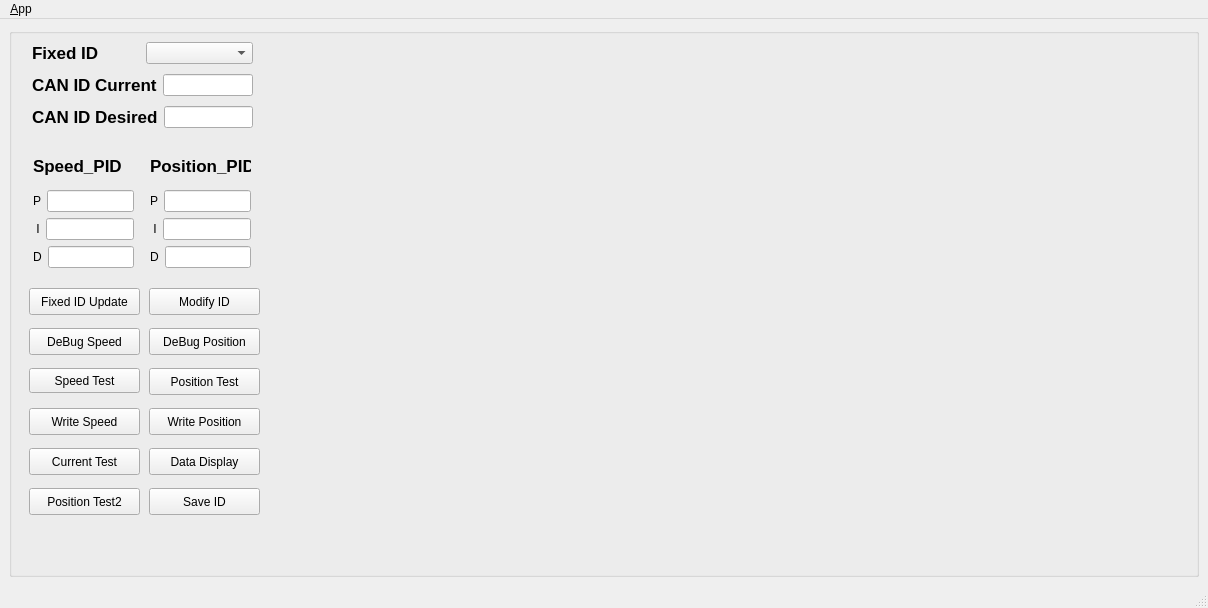
<?xml version="1.0" encoding="UTF-8"?>
<ui version="4.0">
 <class>MainWindowDesign</class>
 <widget class="QMainWindow" name="MainWindowDesign">
  <property name="geometry">
   <rect>
    <x>0</x>
    <y>0</y>
    <width>1208</width>
    <height>608</height>
   </rect>
  </property>
  <property name="windowTitle">
   <string>QRosApp</string>
  </property>
  <property name="windowIcon">
   <iconset resource="../resources/images.qrc">
    <normaloff>:/images/icon.png</normaloff>:/images/icon.png</iconset>
  </property>
  <property name="locale">
   <locale language="English" country="Australia"/>
  </property>
  <widget class="QWidget" name="centralwidget">
   <layout class="QHBoxLayout">
    <item>
     <widget class="QGroupBox" name="groupBox_2">
      <property name="title">
       <string/>
      </property>
      <widget class="QWidget" name="layoutWidget">
       <property name="geometry">
        <rect>
         <x>24</x>
         <y>119</y>
         <width>101</width>
         <height>121</height>
        </rect>
       </property>
       <layout class="QVBoxLayout" name="verticalLayout_2">
        <item>
         <widget class="QLabel" name="label_7">
          <property name="font">
           <font>
            <pointsize>13</pointsize>
            <weight>75</weight>
            <bold>true</bold>
           </font>
          </property>
          <property name="text">
           <string>Speed_PID</string>
          </property>
         </widget>
        </item>
        <item>
         <layout class="QHBoxLayout" name="horizontalLayout_4">
          <item>
           <widget class="QLabel" name="label_9">
            <property name="text">
             <string>P</string>
            </property>
           </widget>
          </item>
          <item>
           <widget class="QLineEdit" name="speed_p"/>
          </item>
         </layout>
        </item>
        <item>
         <layout class="QHBoxLayout" name="horizontalLayout_7">
          <item>
           <widget class="QLabel" name="label_12">
            <property name="text">
             <string> I</string>
            </property>
           </widget>
          </item>
          <item>
           <widget class="QLineEdit" name="speed_i"/>
          </item>
         </layout>
        </item>
        <item>
         <layout class="QHBoxLayout" name="horizontalLayout_8">
          <item>
           <widget class="QLabel" name="label_13">
            <property name="text">
             <string>D</string>
            </property>
           </widget>
          </item>
          <item>
           <widget class="QLineEdit" name="speed_d"/>
          </item>
         </layout>
        </item>
       </layout>
      </widget>
      <widget class="QWidget" name="layoutWidget">
       <property name="geometry">
        <rect>
         <x>141</x>
         <y>119</y>
         <width>101</width>
         <height>121</height>
        </rect>
       </property>
       <layout class="QVBoxLayout" name="verticalLayout_4">
        <item>
         <widget class="QLabel" name="label_8">
          <property name="font">
           <font>
            <pointsize>13</pointsize>
            <weight>75</weight>
            <bold>true</bold>
           </font>
          </property>
          <property name="text">
           <string>Position_PID</string>
          </property>
         </widget>
        </item>
        <item>
         <layout class="QHBoxLayout" name="horizontalLayout_9">
          <item>
           <widget class="QLabel" name="label_14">
            <property name="text">
             <string>P</string>
            </property>
           </widget>
          </item>
          <item>
           <widget class="QLineEdit" name="position_p"/>
          </item>
         </layout>
        </item>
        <item>
         <layout class="QHBoxLayout" name="horizontalLayout_10">
          <item>
           <widget class="QLabel" name="label_15">
            <property name="text">
             <string> I</string>
            </property>
           </widget>
          </item>
          <item>
           <widget class="QLineEdit" name="position_i"/>
          </item>
         </layout>
        </item>
        <item>
         <layout class="QHBoxLayout" name="horizontalLayout_11">
          <item>
           <widget class="QLabel" name="label_16">
            <property name="text">
             <string>D</string>
            </property>
           </widget>
          </item>
          <item>
           <widget class="QLineEdit" name="position_d"/>
          </item>
         </layout>
        </item>
       </layout>
      </widget>
      <widget class="QWidget" name="layoutWidget">
       <property name="geometry">
        <rect>
         <x>23</x>
         <y>10</y>
         <width>221</width>
         <height>96</height>
        </rect>
       </property>
       <layout class="QVBoxLayout" name="verticalLayout_5">
        <item>
         <layout class="QHBoxLayout" name="horizontalLayout">
          <item>
           <widget class="QLabel" name="label_17">
            <property name="font">
             <font>
              <pointsize>13</pointsize>
              <weight>75</weight>
              <bold>true</bold>
             </font>
            </property>
            <property name="text">
             <string>Fixed ID</string>
            </property>
           </widget>
          </item>
          <item>
           <widget class="QComboBox" name="fixed_id"/>
          </item>
         </layout>
        </item>
        <item>
         <layout class="QHBoxLayout" name="horizontalLayout_2">
          <item>
           <widget class="QLabel" name="label_5">
            <property name="font">
             <font>
              <pointsize>13</pointsize>
              <weight>75</weight>
              <bold>true</bold>
             </font>
            </property>
            <property name="text">
             <string>CAN ID Current</string>
            </property>
           </widget>
          </item>
          <item>
           <widget class="QLineEdit" name="can_id_current">
            <property name="readOnly">
             <bool>true</bool>
            </property>
           </widget>
          </item>
         </layout>
        </item>
        <item>
         <layout class="QHBoxLayout" name="horizontalLayout_3">
          <item>
           <widget class="QLabel" name="label_6">
            <property name="font">
             <font>
              <pointsize>13</pointsize>
              <weight>75</weight>
              <bold>true</bold>
             </font>
            </property>
            <property name="text">
             <string>CAN ID Desired</string>
            </property>
           </widget>
          </item>
          <item>
           <widget class="QLineEdit" name="can_id_desired"/>
          </item>
         </layout>
        </item>
       </layout>
      </widget>
      <widget class="QPushButton" name="save_id">
       <property name="geometry">
        <rect>
         <x>140</x>
         <y>460</y>
         <width>111</width>
         <height>27</height>
        </rect>
       </property>
       <property name="text">
        <string>Save ID</string>
       </property>
      </widget>
      <widget class="QCustomPlot" name="widget" native="true">
       <property name="geometry">
        <rect>
         <x>280</x>
         <y>10</y>
         <width>911</width>
         <height>531</height>
        </rect>
       </property>
      </widget>
      <widget class="QPushButton" name="test_current">
       <property name="geometry">
        <rect>
         <x>20</x>
         <y>420</y>
         <width>111</width>
         <height>27</height>
        </rect>
       </property>
       <property name="text">
        <string>Current Test</string>
       </property>
      </widget>
      <widget class="QPushButton" name="data_display">
       <property name="geometry">
        <rect>
         <x>140</x>
         <y>420</y>
         <width>111</width>
         <height>27</height>
        </rect>
       </property>
       <property name="text">
        <string>Data Display</string>
       </property>
      </widget>
      <widget class="QPushButton" name="write_speed">
       <property name="geometry">
        <rect>
         <x>20</x>
         <y>380</y>
         <width>111</width>
         <height>27</height>
        </rect>
       </property>
       <property name="text">
        <string>Write Speed</string>
       </property>
      </widget>
      <widget class="QPushButton" name="write_position">
       <property name="geometry">
        <rect>
         <x>140</x>
         <y>380</y>
         <width>111</width>
         <height>27</height>
        </rect>
       </property>
       <property name="text">
        <string>Write Position</string>
       </property>
      </widget>
      <widget class="QPushButton" name="test_speed">
       <property name="geometry">
        <rect>
         <x>20</x>
         <y>340</y>
         <width>111</width>
         <height>25</height>
        </rect>
       </property>
       <property name="text">
        <string>Speed Test</string>
       </property>
      </widget>
      <widget class="QPushButton" name="test_position">
       <property name="geometry">
        <rect>
         <x>140</x>
         <y>340</y>
         <width>111</width>
         <height>27</height>
        </rect>
       </property>
       <property name="text">
        <string>Position Test</string>
       </property>
      </widget>
      <widget class="QPushButton" name="debug_speed">
       <property name="geometry">
        <rect>
         <x>20</x>
         <y>300</y>
         <width>111</width>
         <height>27</height>
        </rect>
       </property>
       <property name="text">
        <string>DeBug Speed</string>
       </property>
      </widget>
      <widget class="QPushButton" name="debug_position">
       <property name="geometry">
        <rect>
         <x>140</x>
         <y>300</y>
         <width>111</width>
         <height>27</height>
        </rect>
       </property>
       <property name="text">
        <string>DeBug Position</string>
       </property>
      </widget>
      <widget class="QPushButton" name="update">
       <property name="geometry">
        <rect>
         <x>20</x>
         <y>260</y>
         <width>111</width>
         <height>27</height>
        </rect>
       </property>
       <property name="text">
        <string>Fixed ID Update</string>
       </property>
      </widget>
      <widget class="QPushButton" name="modify_id">
       <property name="geometry">
        <rect>
         <x>140</x>
         <y>260</y>
         <width>111</width>
         <height>27</height>
        </rect>
       </property>
       <property name="text">
        <string>Modify ID</string>
       </property>
      </widget>
      <widget class="QPushButton" name="test_position2">
       <property name="geometry">
        <rect>
         <x>20</x>
         <y>460</y>
         <width>111</width>
         <height>27</height>
        </rect>
       </property>
       <property name="text">
        <string>Position Test2</string>
       </property>
      </widget>
     </widget>
    </item>
   </layout>
  </widget>
  <widget class="QMenuBar" name="menubar">
   <property name="geometry">
    <rect>
     <x>0</x>
     <y>0</y>
     <width>1208</width>
     <height>24</height>
    </rect>
   </property>
   <widget class="QMenu" name="menu_File">
    <property name="title">
     <string>&amp;App</string>
    </property>
    <addaction name="action_Preferences"/>
    <addaction name="separator"/>
    <addaction name="actionAbout"/>
    <addaction name="actionAbout_Qt"/>
    <addaction name="separator"/>
    <addaction name="action_Quit"/>
   </widget>
   <addaction name="menu_File"/>
  </widget>
  <widget class="QStatusBar" name="statusbar"/>
  <action name="action_Quit">
   <property name="text">
    <string>&amp;Quit</string>
   </property>
   <property name="shortcut">
    <string>Ctrl+Q</string>
   </property>
   <property name="shortcutContext">
    <enum>Qt::ApplicationShortcut</enum>
   </property>
  </action>
  <action name="action_Preferences">
   <property name="text">
    <string>&amp;Preferences</string>
   </property>
  </action>
  <action name="actionAbout">
   <property name="text">
    <string>&amp;About</string>
   </property>
  </action>
  <action name="actionAbout_Qt">
   <property name="text">
    <string>About &amp;Qt</string>
   </property>
  </action>
 </widget>
 <customwidgets>
  <customwidget>
   <class>QCustomPlot</class>
   <extends>QWidget</extends>
   <header>qcustomplot.h</header>
   <container>1</container>
  </customwidget>
 </customwidgets>
 <resources>
  <include location="../resources/images.qrc"/>
 </resources>
 <connections>
  <connection>
   <sender>action_Quit</sender>
   <signal>triggered()</signal>
   <receiver>MainWindowDesign</receiver>
   <slot>close()</slot>
   <hints>
    <hint type="sourcelabel">
     <x>-1</x>
     <y>-1</y>
    </hint>
    <hint type="destinationlabel">
     <x>399</x>
     <y>299</y>
    </hint>
   </hints>
  </connection>
 </connections>
</ui>
